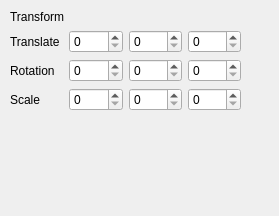
<?xml version="1.0" encoding="UTF-8"?>
<ui version="4.0">
 <class>Inspector</class>
 <widget class="QWidget" name="Inspector">
  <property name="geometry">
   <rect>
    <x>0</x>
    <y>0</y>
    <width>279</width>
    <height>216</height>
   </rect>
  </property>
  <property name="windowTitle">
   <string>Form</string>
  </property>
  <widget class="QWidget" name="layoutWidget">
   <property name="geometry">
    <rect>
     <x>10</x>
     <y>10</y>
     <width>231</width>
     <height>171</height>
    </rect>
   </property>
   <layout class="QVBoxLayout" name="verticalLayout">
    <item>
     <widget class="QLabel" name="label">
      <property name="text">
       <string>Transform</string>
      </property>
     </widget>
    </item>
    <item>
     <layout class="QHBoxLayout" name="horizontalLayout">
      <item>
       <widget class="QLabel" name="label_2">
        <property name="text">
         <string>Translate</string>
        </property>
       </widget>
      </item>
      <item>
       <widget class="QSpinBox" name="spinBox"/>
      </item>
      <item>
       <widget class="QSpinBox" name="spinBox_2"/>
      </item>
      <item>
       <widget class="QSpinBox" name="spinBox_3"/>
      </item>
     </layout>
    </item>
    <item>
     <layout class="QHBoxLayout" name="horizontalLayout_4">
      <item>
       <widget class="QLabel" name="label_5">
        <property name="text">
         <string>Rotation</string>
        </property>
       </widget>
      </item>
      <item>
       <widget class="QSpinBox" name="spinBox_10"/>
      </item>
      <item>
       <widget class="QSpinBox" name="spinBox_11"/>
      </item>
      <item>
       <widget class="QSpinBox" name="spinBox_12"/>
      </item>
     </layout>
    </item>
    <item>
     <layout class="QHBoxLayout" name="horizontalLayout_5">
      <item>
       <widget class="QLabel" name="label_6">
        <property name="text">
         <string>Scale</string>
        </property>
       </widget>
      </item>
      <item>
       <widget class="QSpinBox" name="spinBox_13"/>
      </item>
      <item>
       <widget class="QSpinBox" name="spinBox_14"/>
      </item>
      <item>
       <widget class="QSpinBox" name="spinBox_15"/>
      </item>
     </layout>
    </item>
    <item>
     <spacer name="verticalSpacer">
      <property name="orientation">
       <enum>Qt::Vertical</enum>
      </property>
      <property name="sizeHint" stdset="0">
       <size>
        <width>20</width>
        <height>40</height>
       </size>
      </property>
     </spacer>
    </item>
   </layout>
  </widget>
 </widget>
 <resources/>
 <connections/>
</ui>
